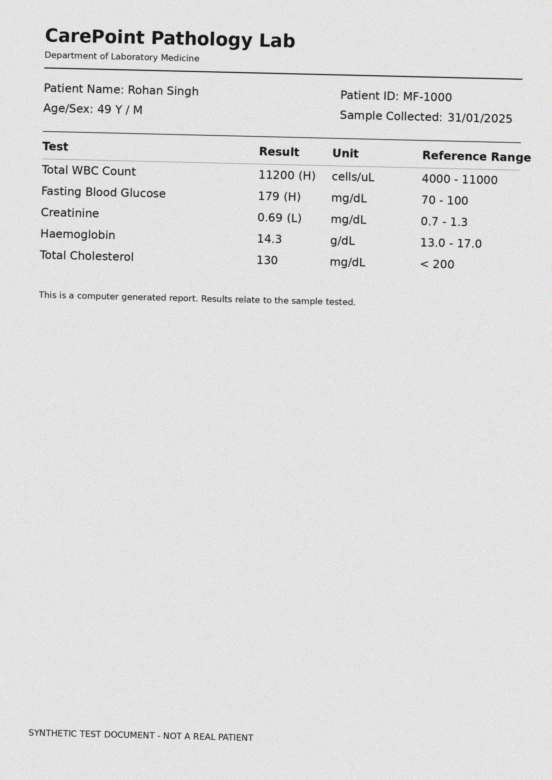
#> input picture datasets/synthetic/R0002.jpg, 1654 x 2339 px (shown at 1/3 size)
$ python -i ocr.py   (imports and definitions only)
#> lines starting #> are read from the running program, lines starting #| are printed output that depends on the picture; after the words box and inside, x2 and y2 are one past the last pixel; in counts of white or black regions, pixels touching at a corner belong together
"""OCR layer: Tesseract with word-level bounding boxes and simple deskew.

Every word keeps its pixel box in the ORIGINAL uploaded image, so any value
extracted later can be highlighted on the page the patient actually uploaded.
"""
from __future__ import annotations

import math
from dataclasses import dataclass

import cv2
import numpy as np
import pytesseract
from PIL import Image

import os
import shutil


def _find_tesseract():
    """Use TESSERACT_CMD if set, else PATH, else the usual Windows install folders."""
    if os.environ.get("TESSERACT_CMD"):
        return os.environ["TESSERACT_CMD"]
    if shutil.which("tesseract"):
        return shutil.which("tesseract")
    for p in (r"C:\Program Files\Tesseract-OCR\tesseract.exe",
              r"C:\Program Files (x86)\Tesseract-OCR\tesseract.exe",
              os.path.expandvars(r"%LOCALAPPDATA%\Programs\Tesseract-OCR\tesseract.exe")):
        if os.path.exists(p):
            return p
#> further down, picture is the input picture: PIL image 1654x2339 RGB; mean R, G, B 222.8, 222.8, 222.8
    return None


TESSERACT_PATH = _find_tesseract()
if TESSERACT_PATH:
    pytesseract.pytesseract.tesseract_cmd = TESSERACT_PATH


@dataclass
class Word:
    text: str
    conf: float
    box: list          # [x0, y0, x1, y1] in original-image pixels
    line_key: tuple


@dataclass
class OCRResult:
    words: list
    lines: list        # list[list[Word]] in reading order
    angle: float
    size: tuple

    @property
    def text(self) -> str:
        return "\n".join(" ".join(w.text for w in ln) for ln in self.lines)


def estimate_skew(img: Image.Image, max_deg: float = 3.0, step: float = 0.1) -> float:
    """Projection-profile deskew: pick the angle whose row profile is sharpest."""
#> called with max_deg = 3, step = 0.1
    g = np.asarray(img.convert("L").resize((img.width // 4, img.height // 4)))
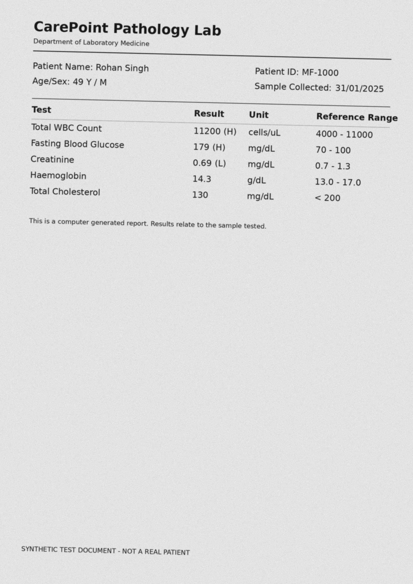
#> g: shape (584, 413); min 9, max 242, mean 222.8
    _, bw = cv2.threshold(g, 0, 255, cv2.THRESH_BINARY_INV + cv2.THRESH_OTSU)
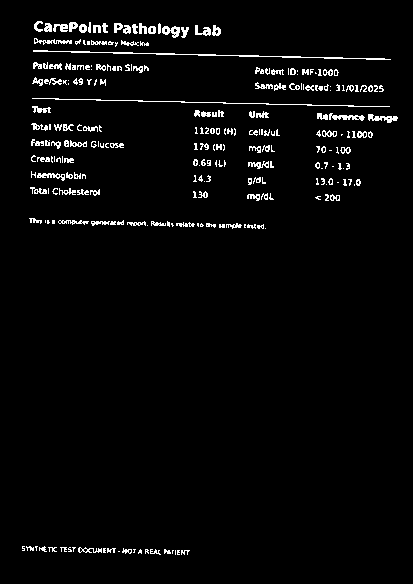
#> bw: shape (584, 413); 3.2% white in thin lines or dots, all inside (x1, y1, x2, y2) = (22, 21, 398, 555)
    h, w = bw.shape
#> h = 584; w = 413
    best, best_score = 0.0, -1.0
    for a in np.arange(-max_deg, max_deg + 1e-9, step):
        m = cv2.getRotationMatrix2D((w / 2, h / 2), a, 1.0)
        rot = cv2.warpAffine(bw, m, (w, h), flags=cv2.INTER_NEAREST, borderValue=0)
        score = float(np.var(rot.sum(axis=1)))
        if score > best_score:
            best, best_score = float(a), score
#> this loop made 61 passes
#> (score, best, best_score) on passes 1 to 12: (25564623.1, -3, 25564623.1), (26104023.3, -2.9, 26104023.3), (26576732.5, -2.8, 26576732.5), (27052840.2, -2.7, 27052840.2), (27487980.9, -2.6, 27487980.9), (28123089.6, -2.5, 28123089.6), (28364145.2, -2.4, 28364145.2), (28756356.8, -2.3, 28756356.8), (29160649.8, -2.2, 29160649.8), (29274277.1, -2.1, 29274277.1), (29459491.4, -2, 29459491.4), (29532639.2, -1.9, 29532639.2)
#> score on passes 14 to 19: 29578245.2, 29479762.2, 29604519.3, 29501637.3, 29126578.5, 28884293.5
#> pass 1, in estimate_skew, `rot = cv2.warpAffine(bw, m, (w, h), flags=cv2.INTER_NEAREST, borderVal..`:
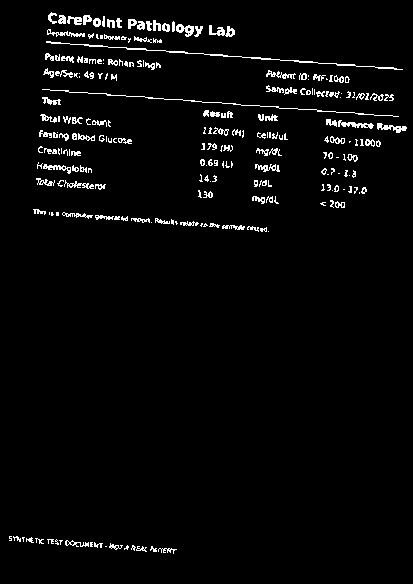
#> rot: shape (584, 413); 3.2% white in thin lines or dots, all inside (x1, y1, x2, y2) = (9, 12, 407, 554)
#> pass 2, in estimate_skew, `rot = cv2.warpAffine(bw, m, (w, h), flags=cv2.INTER_NEAREST, borderVal..`:
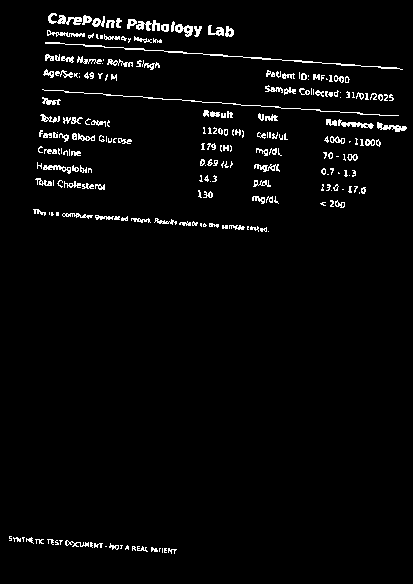
#> rot: shape (584, 413); 3.2% white in thin lines or dots, all inside (x1, y1, x2, y2) = (9, 13, 407, 554)
#> pass 3, in estimate_skew, `rot = cv2.warpAffine(bw, m, (w, h), flags=cv2.INTER_NEAREST, borderVal..`:
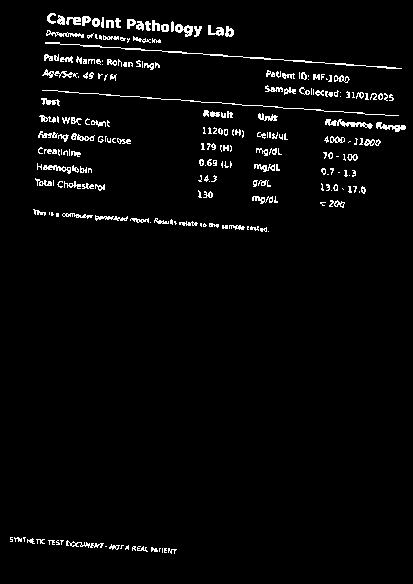
#> rot: shape (584, 413); 3.2% white in thin lines or dots, all inside (x1, y1, x2, y2) = (10, 13, 406, 554)
#> after the loop, best = 1.4; best_score = 86024623.1
    return best


def _unrotate_box(box, angle, cx, cy):
    """Map a box from the deskewed image back to the original image."""
    a = math.radians(angle)  # inverse of the deskew rotation
    pts = [(box[0], box[1]), (box[2], box[1]), (box[0], box[3]), (box[2], box[3])]
    out = []
    for x, y in pts:
        dx, dy = x - cx, y - cy
        out.append((cx + dx * math.cos(a) - dy * math.sin(a),
                    cy + dx * math.sin(a) + dy * math.cos(a)))
    xs, ys = zip(*out)
    return [int(min(xs)), int(min(ys)), int(max(xs)), int(max(ys))]


def run_ocr(img: Image.Image, deskew: bool = True, lang: str = "eng") -> OCRResult:
    img = img.convert("RGB")
    angle = estimate_skew(img) if deskew else 0.0
#> angle = 1.4
    work = img.rotate(angle, resample=Image.BICUBIC, fillcolor="white") if abs(angle) > 0.05 else img
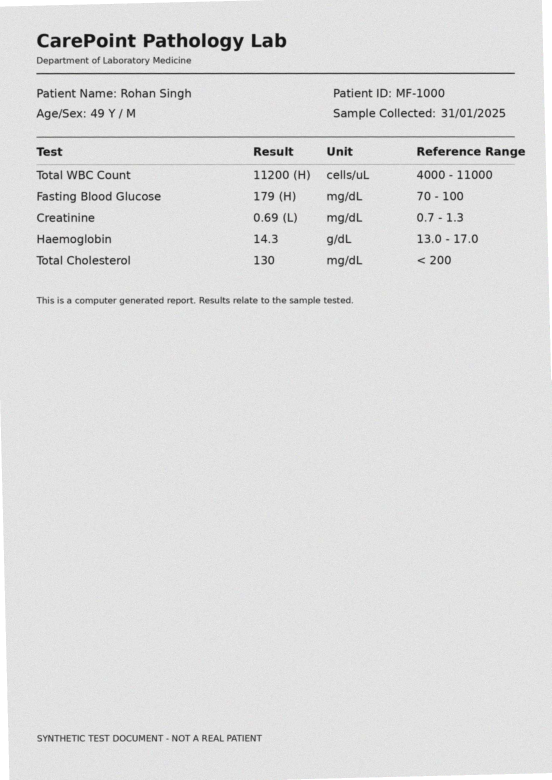
#> work: PIL image 1654x2339 RGB (shown at 1/3 size); mean R, G, B 222.7, 222.7, 222.7
#> (the run stopped early here; a loop or call above may not have finished)

$ run again, on datasets/synthetic/R0006.jpg
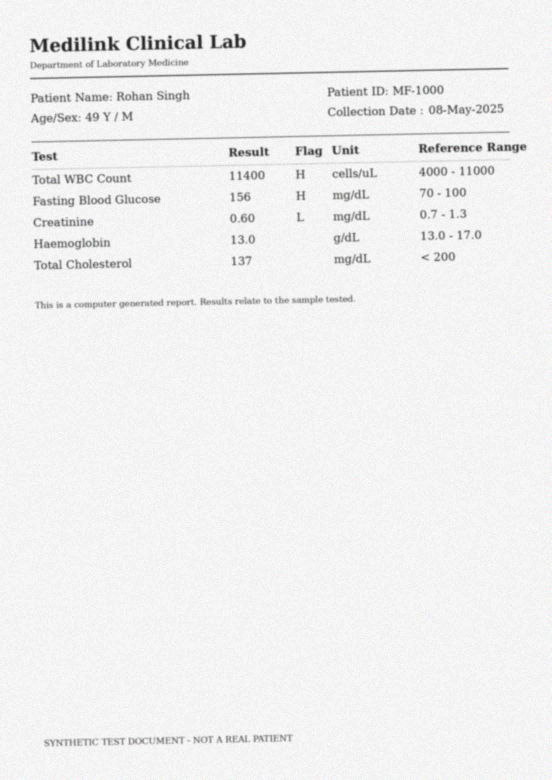
#> input picture datasets/synthetic/R0006.jpg, 1654 x 2339 px (shown at 1/3 size)
#> picture is the input picture: PIL image 1654x2339 RGB; mean R, G, B 240.8, 240.8, 240.8
#> in estimate_skew, `_, bw = cv2.threshold(g, 0, 255, cv2.THRESH_BINARY_INV + cv2.THRESH_OT..`:
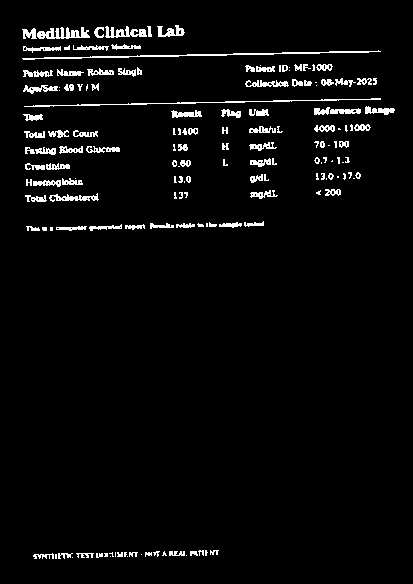
#> bw: shape (584, 413); 3.8% white in thin lines or dots, all inside (x1, y1, x2, y2) = (22, 25, 395, 559)
#> the loop in estimate_skew, `for a in np.arange(-max_deg, max_deg + 1e-9, step):` made 61 passes
#> (score, best, best_score) on passes 1 to 8: (43167794.5, -3, 43167794.5), (45038028.9, -2.9, 45038028.9), (47153103.1, -2.8, 47153103.1), (49540917.1, -2.7, 49540917.1), (52013519, -2.6, 52013519), (55306491, -2.5, 55306491), (58980502.1, -2.4, 58980502.1), (62059291.4, -2.3, 62059291.4)
#> after the loop in estimate_skew, `for a in np.arange(-max_deg, max_deg + 1e-9, step):`: best = -1.2; best_score = 118552086.9
#> angle = -1.2
#> in run_ocr, `work = img.rotate(angle, resample=Image.BICUBIC, fillcolor="white") if..`:
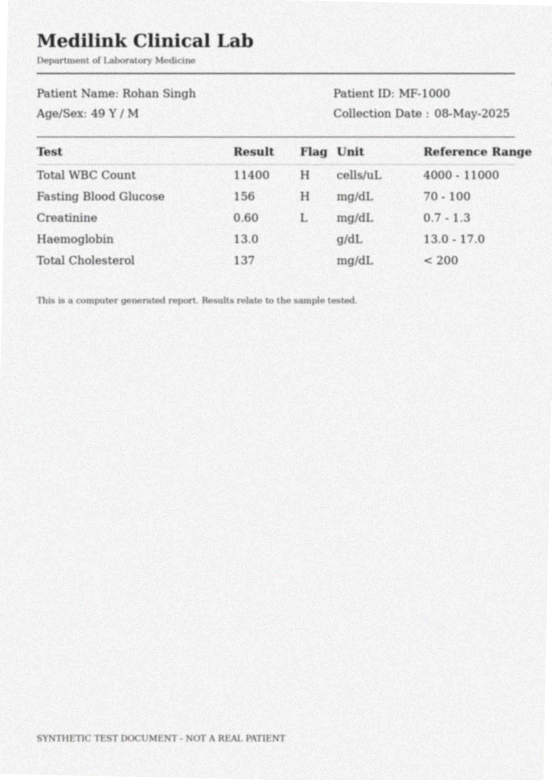
#> work: PIL image 1654x2339 RGB (shown at 1/3 size); mean R, G, B 240.4, 240.4, 240.4
